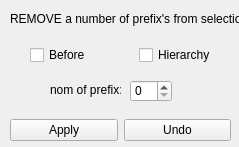
<?xml version="1.0" encoding="UTF-8"?>
<ui version="4.0">
 <class>Form</class>
 <widget class="QWidget" name="Form">
  <property name="geometry">
   <rect>
    <x>0</x>
    <y>0</y>
    <width>239</width>
    <height>147</height>
   </rect>
  </property>
  <property name="windowTitle">
   <string>Form</string>
  </property>
  <widget class="QWidget" name="gridLayoutWidget">
   <property name="geometry">
    <rect>
     <x>10</x>
     <y>90</y>
     <width>221</width>
     <height>81</height>
    </rect>
   </property>
   <layout class="QGridLayout" name="gridLayout_3">
    <item row="0" column="0">
     <widget class="QPushButton" name="addPref_apply_btn_3">
      <property name="text">
       <string>Apply</string>
      </property>
     </widget>
    </item>
    <item row="0" column="1">
     <widget class="QPushButton" name="undo_btn_1">
      <property name="text">
       <string>Undo</string>
      </property>
     </widget>
    </item>
   </layout>
  </widget>
  <widget class="QWidget" name="gridLayoutWidget_2">
   <property name="geometry">
    <rect>
     <x>30</x>
     <y>30</y>
     <width>211</width>
     <height>51</height>
    </rect>
   </property>
   <layout class="QGridLayout" name="gridLayout_4">
    <item row="1" column="1">
     <widget class="QCheckBox" name="Hi_checkBx_3">
      <property name="text">
       <string>Hierarchy</string>
      </property>
     </widget>
    </item>
    <item row="1" column="0">
     <widget class="QCheckBox" name="Bfr_checkBx_3">
      <property name="text">
       <string>Before</string>
      </property>
     </widget>
    </item>
   </layout>
  </widget>
  <widget class="QLabel" name="prefix_lbl_3">
   <property name="geometry">
    <rect>
     <x>50</x>
     <y>80</y>
     <width>71</width>
     <height>20</height>
    </rect>
   </property>
   <property name="text">
    <string>nom of prefix:</string>
   </property>
   <property name="scaledContents">
    <bool>false</bool>
   </property>
  </widget>
  <widget class="QSpinBox" name="pref_spnBox">
   <property name="geometry">
    <rect>
     <x>130</x>
     <y>80</y>
     <width>42</width>
     <height>22</height>
    </rect>
   </property>
  </widget>
  <widget class="QLabel" name="rmv_pref_lbl">
   <property name="geometry">
    <rect>
     <x>10</x>
     <y>10</y>
     <width>261</width>
     <height>18</height>
    </rect>
   </property>
   <property name="text">
    <string>REMOVE a number of prefix's from selection:</string>
   </property>
  </widget>
 </widget>
 <resources/>
 <connections/>
</ui>
